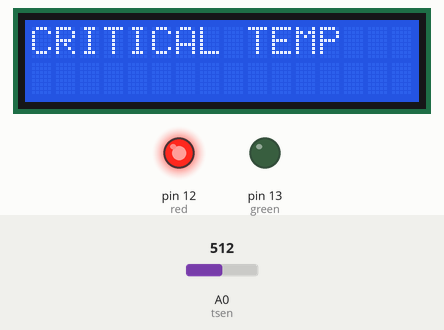
This sketch was run on a simulated Arduino Uno, built with avr-gcc and run on an emulated ATmega328P. On the bench: 16×2 character LCD, output pins drawn as LEDs (lit = HIGH). Inputs (shaded band) come from the test bench; at power-on: A0 (tsen) = 512.

Above: at 1.3 s.
1.4 s: A0 (tsen) set to 86
2.9 s: A0 (tsen) set to 76
At 3.3 s:
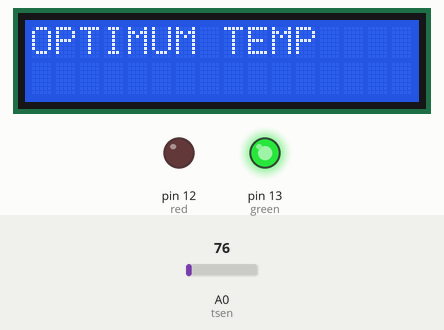
4.4 s: A0 (tsen) set to 122
At 5.6 s:
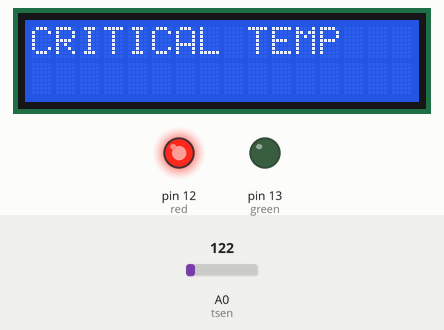
5.9 s: A0 (tsen) set to 30
At 6.8 s:
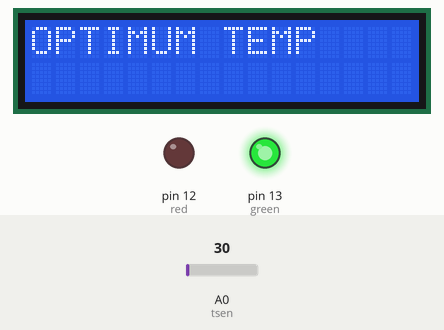
Timing chart, 0 to 8.4 s (numbered marks = the images above; inputs shaded):
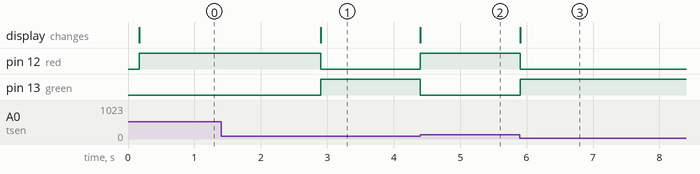

Measured:
- the behaviour switches between 82 and 81 on A0 (tsen) (found by bisection; images 0 and 1)
- after the input at 1.4 s, every drawn part: stays the same
- after the input at 2.9 s, pin 12 (red): HIGH → LOW at once; pin 13 (green): LOW → HIGH at once; the display: changes at once (image 1)
- after the input at 4.4 s, pin 12 (red): LOW → HIGH at once; pin 13 (green): HIGH → LOW at once; the display: changes at once (image 2)
- after the input at 5.9 s, pin 12 (red): HIGH → LOW at once; pin 13 (green): LOW → HIGH at once; the display: changes at once (image 3)

The sketch:

Temprature_Sensor.ino
```cpp
#include<LiquidCrystal.h>
int tsen=A0,red=12,green=13;
float temp;
LiquidCrystal lcd(5,4,3,2,1,0);
  void setup() {
  pinMode(red,OUTPUT);
  pinMode(green,OUTPUT);
  lcd.begin(16,2);
  lcd.clear();
  lcd.setCursor(0,0);
  lcd.print("ABHAY SINGH");
  lcd.setCursor(0,1);
  lcd.print("  190BTCCSE002");
  delay(100);
  lcd.clear();
}

void loop() {
  temp=analogRead(tsen);
  temp=(temp*4.88)/10;
  if(temp>=40)
  {
    lcd.setCursor(0,0);
    lcd.print("CRITICAL TEMP ");
    digitalWrite(red,HIGH);
    digitalWrite(green,LOW);
  }
  else
  {
    lcd.setCursor(0,0);
    lcd.print("OPTIMUM TEMP  ");
    digitalWrite(green,HIGH);
    digitalWrite(red,LOW);
  }
}
```
